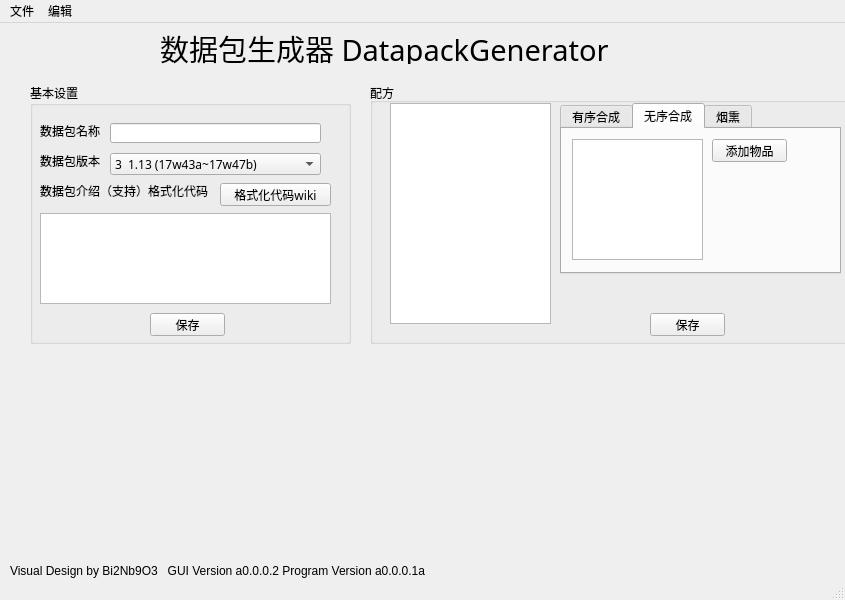
<?xml version="1.0" encoding="UTF-8"?>
<ui version="4.0">
 <class>MainWindow</class>
 <widget class="QMainWindow" name="MainWindow">
  <property name="geometry">
   <rect>
    <x>0</x>
    <y>0</y>
    <width>845</width>
    <height>600</height>
   </rect>
  </property>
  <property name="windowTitle">
   <string>MainWindow</string>
  </property>
  <widget class="QWidget" name="centralwidget">
   <widget class="QGroupBox" name="baseSetting">
    <property name="geometry">
     <rect>
      <x>30</x>
      <y>60</y>
      <width>321</width>
      <height>261</height>
     </rect>
    </property>
    <property name="font">
     <font>
      <family>微软雅黑</family>
     </font>
    </property>
    <property name="title">
     <string>基本设置</string>
    </property>
    <widget class="QLabel" name="baseSetting_DatapackName">
     <property name="geometry">
      <rect>
       <x>10</x>
       <y>40</y>
       <width>61</width>
       <height>16</height>
      </rect>
     </property>
     <property name="font">
      <font>
       <family>微软雅黑</family>
      </font>
     </property>
     <property name="text">
      <string>数据包名称</string>
     </property>
    </widget>
    <widget class="QLabel" name="baseSetting_DatapackVersion">
     <property name="geometry">
      <rect>
       <x>10</x>
       <y>70</y>
       <width>61</width>
       <height>16</height>
      </rect>
     </property>
     <property name="font">
      <font>
       <family>微软雅黑</family>
      </font>
     </property>
     <property name="text">
      <string>数据包版本</string>
     </property>
    </widget>
    <widget class="QLineEdit" name="baseSetting_DatapackNameInput">
     <property name="geometry">
      <rect>
       <x>80</x>
       <y>40</y>
       <width>211</width>
       <height>20</height>
      </rect>
     </property>
     <property name="font">
      <font>
       <family>微软雅黑</family>
      </font>
     </property>
    </widget>
    <widget class="QComboBox" name="baseSetting_DatapackVersionSelected">
     <property name="geometry">
      <rect>
       <x>80</x>
       <y>70</y>
       <width>211</width>
       <height>22</height>
      </rect>
     </property>
     <property name="font">
      <font>
       <family>微软雅黑</family>
      </font>
     </property>
     <property name="cursor">
      <cursorShape>PointingHandCursor</cursorShape>
     </property>
     <item>
      <property name="text">
       <string>3  1.13 (17w43a~17w47b)</string>
      </property>
     </item>
     <item>
      <property name="text">
       <string>4  1.13（17w48a）~ 1.14.4（19w46b） </string>
      </property>
     </item>
     <item>
      <property name="text">
       <string>5  1.15（1.15-pre1）~ 1.16.1（1.16.2-pre3） </string>
      </property>
     </item>
     <item>
      <property name="text">
       <string>6  1.16.2（1.16.2-rc1）~ 1.16.5（20w45a） </string>
      </property>
     </item>
     <item>
      <property name="text">
       <string>7  1.17（20w46a）~ 1.17.1（1.18-exp7） </string>
      </property>
     </item>
     <item>
      <property name="text">
       <string>8  1.18（21w37a）~ 1.18.1（22w07a） </string>
      </property>
     </item>
     <item>
      <property name="text">
       <string>9  1.18.2（1.18.2-pre1 ~ 正式版） </string>
      </property>
     </item>
     <item>
      <property name="text">
       <string>10 1.19（22w11a）~ 1.19.3</string>
      </property>
     </item>
     <item>
      <property name="text">
       <string>11 1.19.4快照23w03a ~ 23w05a</string>
      </property>
     </item>
     <item>
      <property name="text">
       <string>12 1.19.4（23w06a）及以上 </string>
      </property>
     </item>
    </widget>
    <widget class="QLabel" name="baseSetting_DatapackDescriptionText">
     <property name="geometry">
      <rect>
       <x>10</x>
       <y>100</y>
       <width>171</width>
       <height>16</height>
      </rect>
     </property>
     <property name="font">
      <font>
       <family>微软雅黑</family>
      </font>
     </property>
     <property name="text">
      <string>数据包介绍（支持）格式化代码</string>
     </property>
    </widget>
    <widget class="QPushButton" name="baseSetting_FormatCodeWikiLinkButton">
     <property name="geometry">
      <rect>
       <x>190</x>
       <y>100</y>
       <width>111</width>
       <height>23</height>
      </rect>
     </property>
     <property name="font">
      <font>
       <family>微软雅黑</family>
      </font>
     </property>
     <property name="cursor">
      <cursorShape>PointingHandCursor</cursorShape>
     </property>
     <property name="text">
      <string>格式化代码wiki</string>
     </property>
    </widget>
    <widget class="QTextEdit" name="baseSetting_DatapackDescriptionInput">
     <property name="geometry">
      <rect>
       <x>10</x>
       <y>130</y>
       <width>291</width>
       <height>91</height>
      </rect>
     </property>
     <property name="font">
      <font>
       <family>微软雅黑</family>
      </font>
     </property>
    </widget>
    <widget class="QPushButton" name="baseSetting_SaveButton">
     <property name="geometry">
      <rect>
       <x>120</x>
       <y>230</y>
       <width>75</width>
       <height>23</height>
      </rect>
     </property>
     <property name="font">
      <font>
       <family>微软雅黑</family>
      </font>
     </property>
     <property name="text">
      <string>保存</string>
     </property>
    </widget>
   </widget>
   <widget class="QLabel" name="label">
    <property name="geometry">
     <rect>
      <x>160</x>
      <y>10</y>
      <width>461</width>
      <height>31</height>
     </rect>
    </property>
    <property name="font">
     <font>
      <family>微软雅黑</family>
      <pointsize>22</pointsize>
     </font>
    </property>
    <property name="text">
     <string>数据包生成器 DatapackGenerator</string>
    </property>
   </widget>
   <widget class="QLabel" name="label_3">
    <property name="geometry">
     <rect>
      <x>10</x>
      <y>540</y>
      <width>461</width>
      <height>16</height>
     </rect>
    </property>
    <property name="text">
     <string>Visual Design by Bi2Nb9O3   GUI Version a0.0.0.2 Program Version a0.0.0.1a</string>
    </property>
   </widget>
   <widget class="QGroupBox" name="recipes_Frame">
    <property name="geometry">
     <rect>
      <x>370</x>
      <y>60</y>
      <width>491</width>
      <height>261</height>
     </rect>
    </property>
    <property name="title">
     <string>配方</string>
    </property>
    <widget class="QListView" name="recipes_ListView">
     <property name="geometry">
      <rect>
       <x>20</x>
       <y>20</y>
       <width>161</width>
       <height>221</height>
      </rect>
     </property>
    </widget>
    <widget class="QTabWidget" name="recipes_TypeSelected">
     <property name="geometry">
      <rect>
       <x>190</x>
       <y>20</y>
       <width>281</width>
       <height>171</height>
      </rect>
     </property>
     <property name="tabPosition">
      <enum>QTabWidget::North</enum>
     </property>
     <property name="tabShape">
      <enum>QTabWidget::Rounded</enum>
     </property>
     <property name="currentIndex">
      <number>1</number>
     </property>
     <property name="elideMode">
      <enum>Qt::ElideNone</enum>
     </property>
     <property name="documentMode">
      <bool>false</bool>
     </property>
     <property name="tabsClosable">
      <bool>false</bool>
     </property>
     <property name="movable">
      <bool>false</bool>
     </property>
     <property name="tabBarAutoHide">
      <bool>false</bool>
     </property>
     <widget class="QWidget" name="crafting_shaped">
      <attribute name="title">
       <string>有序合成</string>
      </attribute>
      <widget class="QLineEdit" name="recipes_crafting_shaped_In1">
       <property name="geometry">
        <rect>
         <x>20</x>
         <y>10</y>
         <width>61</width>
         <height>20</height>
        </rect>
       </property>
      </widget>
      <widget class="QLineEdit" name="recipes_crafting_shaped_In2">
       <property name="geometry">
        <rect>
         <x>90</x>
         <y>10</y>
         <width>61</width>
         <height>20</height>
        </rect>
       </property>
      </widget>
      <widget class="QLineEdit" name="recipes_crafting_shaped_In3">
       <property name="geometry">
        <rect>
         <x>160</x>
         <y>10</y>
         <width>61</width>
         <height>20</height>
        </rect>
       </property>
      </widget>
      <widget class="QLineEdit" name="recipes_crafting_shaped_In6">
       <property name="geometry">
        <rect>
         <x>160</x>
         <y>40</y>
         <width>61</width>
         <height>20</height>
        </rect>
       </property>
      </widget>
      <widget class="QLineEdit" name="recipes_crafting_shaped_In4">
       <property name="geometry">
        <rect>
         <x>20</x>
         <y>40</y>
         <width>61</width>
         <height>20</height>
        </rect>
       </property>
      </widget>
      <widget class="QLineEdit" name="recipes_crafting_shaped_In5">
       <property name="geometry">
        <rect>
         <x>90</x>
         <y>40</y>
         <width>61</width>
         <height>20</height>
        </rect>
       </property>
      </widget>
      <widget class="QLineEdit" name="recipes_crafting_shaped_In7">
       <property name="geometry">
        <rect>
         <x>20</x>
         <y>70</y>
         <width>61</width>
         <height>20</height>
        </rect>
       </property>
      </widget>
      <widget class="QLineEdit" name="recipes_crafting_shaped_In9">
       <property name="geometry">
        <rect>
         <x>160</x>
         <y>70</y>
         <width>61</width>
         <height>20</height>
        </rect>
       </property>
      </widget>
      <widget class="QLineEdit" name="recipes_crafting_shaped_In8">
       <property name="geometry">
        <rect>
         <x>90</x>
         <y>70</y>
         <width>61</width>
         <height>20</height>
        </rect>
       </property>
      </widget>
      <widget class="QLineEdit" name="recipes_crafting_shaped_Out">
       <property name="geometry">
        <rect>
         <x>90</x>
         <y>120</y>
         <width>61</width>
         <height>20</height>
        </rect>
       </property>
      </widget>
      <widget class="QLabel" name="recipes_crafting_shaped_InputText">
       <property name="geometry">
        <rect>
         <x>20</x>
         <y>90</y>
         <width>61</width>
         <height>21</height>
        </rect>
       </property>
       <property name="text">
        <string>输入物品ID</string>
       </property>
      </widget>
      <widget class="QLabel" name="recipes_crafting_shaped_OutputText">
       <property name="geometry">
        <rect>
         <x>20</x>
         <y>120</y>
         <width>61</width>
         <height>16</height>
        </rect>
       </property>
       <property name="text">
        <string>输出物品ID</string>
       </property>
      </widget>
      <widget class="QLabel" name="recipes_crafting_shaped_OutNumberText">
       <property name="geometry">
        <rect>
         <x>160</x>
         <y>120</y>
         <width>71</width>
         <height>16</height>
        </rect>
       </property>
       <property name="text">
        <string>输出物品数量</string>
       </property>
      </widget>
      <widget class="QSpinBox" name="recipes_crafting_shaped_OutNumber">
       <property name="geometry">
        <rect>
         <x>230</x>
         <y>120</y>
         <width>42</width>
         <height>22</height>
        </rect>
       </property>
      </widget>
     </widget>
     <widget class="QWidget" name="crafting_shapless">
      <attribute name="title">
       <string>无序合成</string>
      </attribute>
      <widget class="QListView" name="listView">
       <property name="geometry">
        <rect>
         <x>10</x>
         <y>10</y>
         <width>131</width>
         <height>121</height>
        </rect>
       </property>
      </widget>
      <widget class="QPushButton" name="pushButton_2">
       <property name="geometry">
        <rect>
         <x>150</x>
         <y>10</y>
         <width>75</width>
         <height>23</height>
        </rect>
       </property>
       <property name="text">
        <string>添加物品</string>
       </property>
      </widget>
     </widget>
     <widget class="QWidget" name="smoking">
      <attribute name="title">
       <string>烟熏</string>
      </attribute>
     </widget>
    </widget>
    <widget class="QPushButton" name="pushButton">
     <property name="geometry">
      <rect>
       <x>280</x>
       <y>230</y>
       <width>75</width>
       <height>23</height>
      </rect>
     </property>
     <property name="text">
      <string>保存</string>
     </property>
    </widget>
   </widget>
  </widget>
  <widget class="QMenuBar" name="menubar">
   <property name="geometry">
    <rect>
     <x>0</x>
     <y>0</y>
     <width>845</width>
     <height>23</height>
    </rect>
   </property>
   <widget class="QMenu" name="menu">
    <property name="title">
     <string>文件</string>
    </property>
    <addaction name="action"/>
    <addaction name="action_2"/>
   </widget>
   <widget class="QMenu" name="menu_2">
    <property name="title">
     <string>编辑</string>
    </property>
    <widget class="QMenu" name="menu_3">
     <property name="title">
      <string>新建配方</string>
     </property>
     <addaction name="action_4"/>
    </widget>
    <addaction name="menu_3"/>
   </widget>
   <addaction name="menu"/>
   <addaction name="menu_2"/>
  </widget>
  <widget class="QStatusBar" name="statusbar"/>
  <action name="action">
   <property name="text">
    <string>新建数据包</string>
   </property>
  </action>
  <action name="action_2">
   <property name="text">
    <string>打开数据包</string>
   </property>
  </action>
  <action name="action_4">
   <property name="text">
    <string>有序合成</string>
   </property>
  </action>
 </widget>
 <tabstops>
  <tabstop>baseSetting_DatapackNameInput</tabstop>
  <tabstop>baseSetting_DatapackVersionSelected</tabstop>
  <tabstop>baseSetting_DatapackDescriptionInput</tabstop>
  <tabstop>baseSetting_SaveButton</tabstop>
  <tabstop>baseSetting_FormatCodeWikiLinkButton</tabstop>
 </tabstops>
 <resources/>
 <connections/>
</ui>
